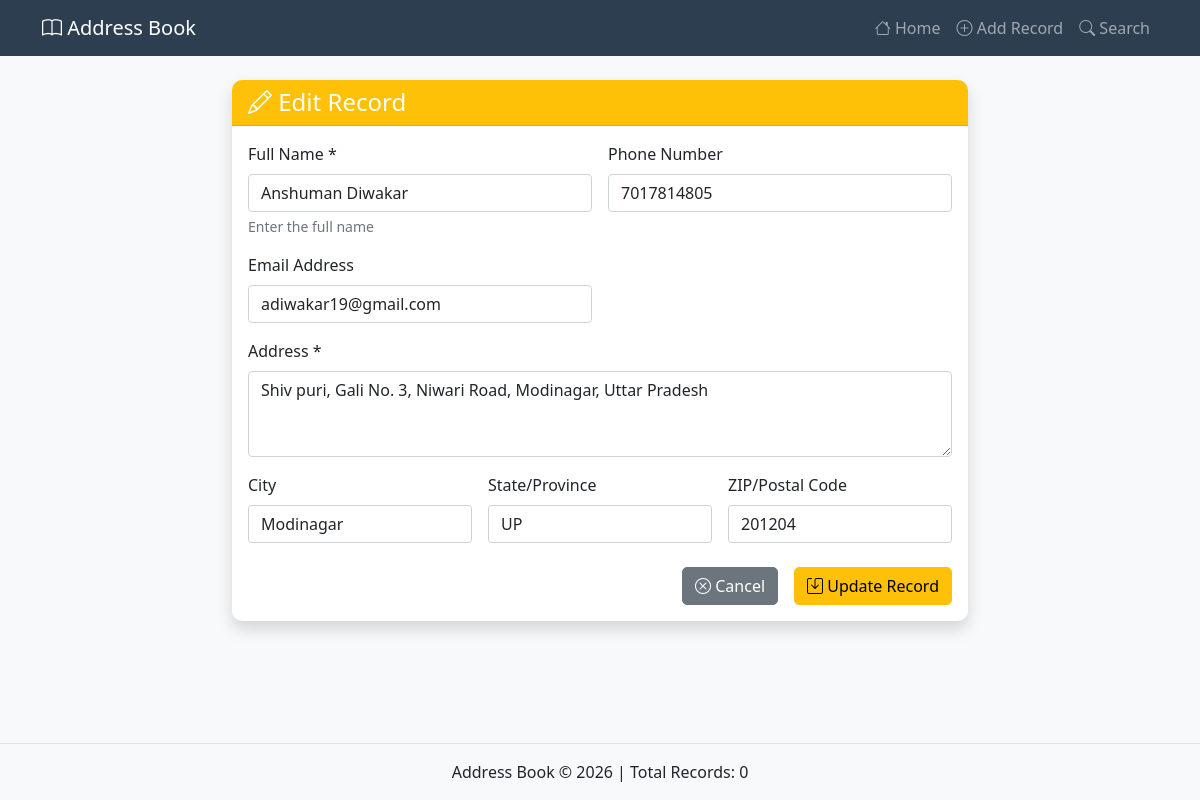
Screenshot of /edit/1 with the database file from the repository.
### database.py (models this page shows, shortened)
class AddressRecord(db.Model):
    id = db.Column(db.Integer, primary_key=True)
    name = db.Column(db.String(100), nullable=False, index=True)
    address = db.Column(db.Text, nullable=False)
    city = db.Column(db.String(50))
    state = db.Column(db.String(50))
    zip_code = db.Column(db.String(20))
    phone = db.Column(db.String(20))
    email = db.Column(db.String(100))
    created_at = db.Column(db.DateTime, default=datetime.utcnow)
    updated_at = db.Column(db.DateTime, default=datetime.utcnow, onupdate=datetime.utcnow)

### app.py (the view, shortened to what this page needs)
@app.route('/edit/<int:id>', methods=['GET', 'POST'])
def edit_record(id):
    record = AddressRecord.query.get_or_404(id)
    return render_template('add_record.html', record=record)

### app.py (called while the page is built)
@app.after_request
def add_header(response):
    if app.debug:
        response.headers['Cache-Control'] = 'no-store, no-cache, must-revalidate, post-check=0, pre-check=0, max-age=0'
        response.headers['Pragma'] = 'no-cache'
        response.headers['Expires'] = '0'
    return response

### templates/add_record.html (shortened to what this page needs)
{% extends "base.html" %}
{% block content %}
<div class="row">
    <div class="col-lg-8 mx-auto">
        <div class="card shadow">
            <div class="card-header {% if record %}bg-warning{% else %}bg-primary{% endif %} text-white">
                <h4 class="mb-0">
                    <i class="bi bi-{% if record %}pencil{% else %}plus-circle{% endif %}"></i>
                    {% if record %}Edit Record{% else %}Add New Record{% endif %}
                </h4>
            </div>
            <div class="card-body">
                <form method="POST" action="{% if record %}{{ url_for('edit_record', id=record.id) }}{% else %}{{ url_for('add_record') }}{% endif %}">
                    <div class="row g-3">
                        <div class="col-md-6">
                            <label for="name" class="form-label">Full Name *</label>
                            <input type="text" class="form-control" id="name" name="name"
                                   value="{{ record.name if record else '' }}" required>
                            <div class="form-text">Enter the full name</div>
                        </div>
                        <div class="col-md-6">
                            <label for="phone" class="form-label">Phone Number</label>
                            <input type="tel" class="form-control" id="phone" name="phone"
                                   value="{{ record.phone if record else '' }}">
                        </div>
                        <div class="col-md-6">
                            <label for="email" class="form-label">Email Address</label>
                            <input type="email" class="form-control" id="email" name="email"
                                   value="{{ record.email if record else '' }}">
                        </div>
                        <div class="col-12">
                            <label for="address" class="form-label">Address *</label>
                            <textarea class="form-control" id="address" name="address" rows="3" required>{{ record.address if record else '' }}</textarea>
                        </div>
                        <div class="col-md-4">
                            <label for="city" class="form-label">City</label>
                            <input type="text" class="form-control" id="city" name="city"
                                   value="{{ record.city if record else '' }}">
                        </div>
                        <div class="col-md-4">
                            <label for="state" class="form-label">State/Province</label>
                            <input type="text" class="form-control" id="state" name="state"
                                   value="{{ record.state if record else '' }}">
                        </div>
                        <div class="col-md-4">
                            <label for="zip_code" class="form-label">ZIP/Postal Code</label>
                            <input type="text" class="form-control" id="zip_code" name="zip_code"
                                   value="{{ record.zip_code if record else '' }}">
                        </div>
                        <div class="col-12 mt-4">
                            <div class="d-grid gap-2 d-md-flex justify-content-md-end">
                                <a href="{{ url_for('index') }}" class="btn btn-secondary me-md-2">
                                    <i class="bi bi-x-circle"></i> Cancel
                                </a>
                                <button type="submit" class="btn {% if record %}btn-warning{% else %}btn-primary{% endif %}">
                                    <i class="bi bi-save"></i> {% if record %}Update{% else %}Save{% endif %} Record
                                </button>
                            </div>
                        </div>
                    </div>
                </form>
            </div>
        </div>
    </div>
</div>
{% endblock %}

### static/css/style.css (style rules this page uses)
body { background-color: #f8f9fa; min-height: 100vh; display: flex; flex-direction: column; }
.card { border: none; border-radius: 10px; }
.card-header { border-radius: 10px 10px 0 0 !important; }
.btn { border-radius: 5px; }

### rows the page displays
AddressRecord: name "Anshuman Diwakar", phone "7017814805", email "adiwakar19@gmail.com", address "Shiv puri, Gali No. 3, Niwari Road, Modinagar, Uttar Pradesh", city "Modinagar", state "UP", zip_code "201204"

### other values shown
{{ total_records if total_records is defined else '0' }} "0"
